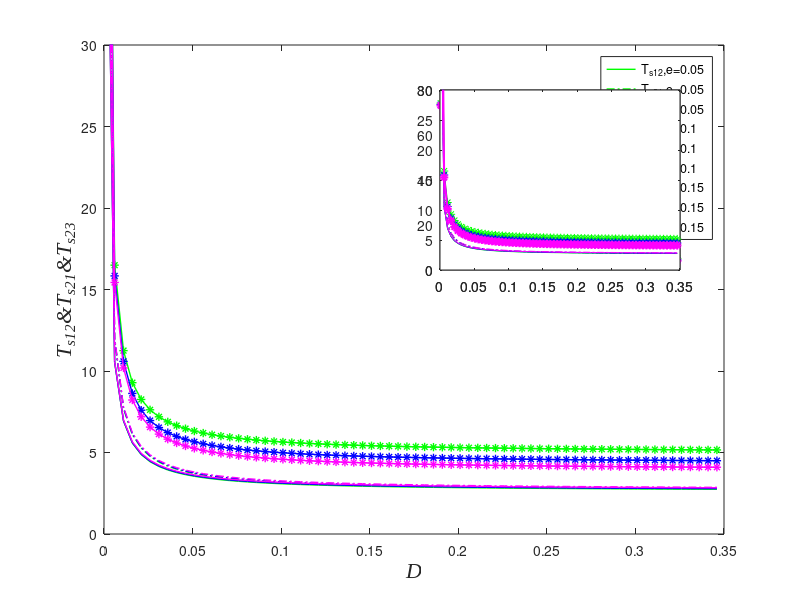

This chart was generated by the following MATLAB code:
clear all;clc;
a1=0.5;b1=1.2;v=0.45;r=1;c=0.005;e=0.05;A=0.3;
xs1=1.95;xs2=0.44;xs4=-xs1;xs3=-xs2;%xs1,xs2>0 (xs1,ys1)(xs2,ys2)是正势阱点  
ys1=0.178;ys2=0.04;ys4=-ys1;ys3=-ys2;
xu1=1.21;xu2=0;xu3=-xu1;%xu1>0;(xu1,yu1)是正势阱点
yu1=0.11;yu2=0;yu3=-yu1;
D=0.001:0.005:0.35;
us1=((1/2).*a1.*((xs1-b1).^2)+v.*exp((-(xs1-b1).^2)./(r.^2)))+(e/2)*ys1.^2+(c/2)*((xs1.^2)+(ys1.^2))-c.*xs1.*ys1;
us2=((1/2).*a1.*((xs2-b1).^2)+v.*exp((-(xs2-b1).^2)./(r.^2)))+(e/2)*ys2.^2+(c/2)*((xs2.^2)+(ys2.^2))-c.*xs2.*ys2;
us4=us1;us3=us2;
uu1=((1/2).*a1.*((xu1-b1).^2)+v.*exp((-(xu1-b1).^2)./(r.^2)))+(e/2)*yu1.^2+(c/2)*((xu1.^2)+(yu1.^2))-c.*xu1.*yu1;
uu2=((1/2).*a1.*((xu2-b1).^2)+v.*exp((-(xu2-b1).^2)./(r.^2)))+(e/2)*yu2.^2+(c/2)*((xu2.^2)+(yu2.^2))-c.*xu2.*yu2;
uu3=uu1;
js1=2*v.*(((r.^2)-2*(xs1-b1).^2)./r.^4).*exp(-((xs1-b1).^2)./r.^2)-a1-e;
js2=2*v.*(((r.^2)-2*(xs1-b1).^2)./r.^4).*exp(-((xs1-b1).^2)./r.^2)-a1-e;
ju1=2*v.*(((r.^2)-2*(xu1-b1).^2)./r.^4).*exp(-((xu1-b1).^2)./r.^2)-a1-e;
ju2=2*v.*(((r.^2)-2*(xu2-b1).^2)./r.^4).*exp(-((xu2-b1).^2)./r.^2)-a1-e;
ls1z=(1/2).*(js1-e-c+sqrt((js1+e+c).^2+4*c.^2));ls1f=(1/2).*(js1-e-c-sqrt((js1+e+c).^2+4*c.^2));%势阱点特征值
ls2z=(1/2).*(js2-e-c+sqrt((js2+e+c).^2+4*c.^2));ls2f=(1/2).*(js2-e-c-sqrt((js2+e+c).^2+4*c.^2));
bu1z=(1/2).*(ju1-e-c+sqrt((ju1+e+c).^2+4*c.^2));bu1f=(1/2).*(ju1-e-c-sqrt((ju1+e+c).^2+4*c.^2));%势垒点特征值
bu2z=(1/2).*(ju2-e-c+sqrt((ju2+e+c).^2+4*c.^2));bu2f=(1/2).*(ju2-e-c-sqrt((ju2+e+c).^2+4*c.^2));
rs12=(1./(2*pi))*sqrt(ls1z.*ls1f.*bu1z./abs(bu1f)).*exp((-1./D).*(uu1-us1));
rs21=(1./(2*pi))*sqrt(ls2z.*ls2f.*bu1z./abs(bu1f)).*exp((-1./D).*(uu1-us2));
rs23=(1./(2*pi))*sqrt(ls2z.*ls2f.*bu2z./abs(bu2f)).*exp((-1./D).*(uu2-us2));
Ts112=log(rs12.^-1);Ts121=log(rs21.^-1);Ts123=log(rs23.^-1);

a1=0.5;b1=1.2;v=0.45;r=1;c=0.005;e=0.1;A=0.3;
xs1=1.95;xs2=0.43;xs4=-xs1;xs3=-xs2;%xs1,xs2>0 (xs1,ys1)(xs2,ys2)是正势阱点  
ys1=0.09;ys2=0.02;ys4=-ys1;ys3=-ys2;
xu1=1.21;xu2=0;xu3=-xu1;%xu1>0;(xu1,yu1)是正势阱点
yu1=0.06;yu2=0;yu3=-yu1;
D=0.001:0.005:0.35;
us1=((1/2).*a1.*((xs1-b1).^2)+v.*exp((-(xs1-b1).^2)./(r.^2)))+(e/2)*ys1.^2+(c/2)*((xs1.^2)+(ys1.^2))-c.*xs1.*ys1;
us2=((1/2).*a1.*((xs2-b1).^2)+v.*exp((-(xs2-b1).^2)./(r.^2)))+(e/2)*ys2.^2+(c/2)*((xs2.^2)+(ys2.^2))-c.*xs2.*ys2;
us4=us1;us3=us2;
uu1=((1/2).*a1.*((xu1-b1).^2)+v.*exp((-(xu1-b1).^2)./(r.^2)))+(e/2)*yu1.^2+(c/2)*((xu1.^2)+(yu1.^2))-c.*xu1.*yu1;
uu2=((1/2).*a1.*((xu2-b1).^2)+v.*exp((-(xu2-b1).^2)./(r.^2)))+(e/2)*yu2.^2+(c/2)*((xu2.^2)+(yu2.^2))-c.*xu2.*yu2;
uu3=uu1;
js1=2*v.*(((r.^2)-2*(xs1-b1).^2)./r.^4).*exp(-((xs1-b1).^2)./r.^2)-a1-e;
js2=2*v.*(((r.^2)-2*(xs1-b1).^2)./r.^4).*exp(-((xs1-b1).^2)./r.^2)-a1-e;
ju1=2*v.*(((r.^2)-2*(xu1-b1).^2)./r.^4).*exp(-((xu1-b1).^2)./r.^2)-a1-e;
ju2=2*v.*(((r.^2)-2*(xu2-b1).^2)./r.^4).*exp(-((xu2-b1).^2)./r.^2)-a1-e;
ls1z=(1/2).*(js1-e-c+sqrt((js1+e+c).^2+4*c.^2));ls1f=(1/2).*(js1-e-c-sqrt((js1+e+c).^2+4*c.^2));%势阱点特征值
ls2z=(1/2).*(js2-e-c+sqrt((js2+e+c).^2+4*c.^2));ls2f=(1/2).*(js2-e-c-sqrt((js2+e+c).^2+4*c.^2));
bu1z=(1/2).*(ju1-e-c+sqrt((ju1+e+c).^2+4*c.^2));bu1f=(1/2).*(ju1-e-c-sqrt((ju1+e+c).^2+4*c.^2));%势垒点特征值
bu2z=(1/2).*(ju2-e-c+sqrt((ju2+e+c).^2+4*c.^2));bu2f=(1/2).*(ju2-e-c-sqrt((ju2+e+c).^2+4*c.^2));
rs12=(1./(2*pi))*sqrt(ls1z.*ls1f.*bu1z./abs(bu1f)).*exp((-1./D).*(uu1-us1));
rs21=(1./(2*pi))*sqrt(ls2z.*ls2f.*bu1z./abs(bu1f)).*exp((-1./D).*(uu1-us2));
rs23=(1./(2*pi))*sqrt(ls2z.*ls2f.*bu2z./abs(bu2f)).*exp((-1./D).*(uu2-us2));
Ts212=log(rs12.^-1);Ts221=log(rs21.^-1);Ts223=log(rs23.^-1);

a1=0.5;b1=1.2;v=0.45;r=1;c=0.005;e=0.15;A=0.3;
xs1=1.95;xs2=0.43;xs4=-xs1;xs3=-xs2;%xs1,xs2>0 (xs1,ys1)(xs2,ys2)是正势阱点  
ys1=0.06;ys2=0.01;ys4=-ys1;ys3=-ys2;
xu1=1.21;xu2=0;xu3=-xu1;%xu1>0;(xu1,yu1)是正势阱点
yu1=0.04;yu2=0;yu3=-yu1;
D=0.001:0.005:0.35;
us1=((1/2).*a1.*((xs1-b1).^2)+v.*exp((-(xs1-b1).^2)./(r.^2)))+(e/2)*ys1.^2+(c/2)*((xs1.^2)+(ys1.^2))-c.*xs1.*ys1;
us2=((1/2).*a1.*((xs2-b1).^2)+v.*exp((-(xs2-b1).^2)./(r.^2)))+(e/2)*ys2.^2+(c/2)*((xs2.^2)+(ys2.^2))-c.*xs2.*ys2;
us4=us1;us3=us2;
uu1=((1/2).*a1.*((xu1-b1).^2)+v.*exp((-(xu1-b1).^2)./(r.^2)))+(e/2)*yu1.^2+(c/2)*((xu1.^2)+(yu1.^2))-c.*xu1.*yu1;
uu2=((1/2).*a1.*((xu2-b1).^2)+v.*exp((-(xu2-b1).^2)./(r.^2)))+(e/2)*yu2.^2+(c/2)*((xu2.^2)+(yu2.^2))-c.*xu2.*yu2;
uu3=uu1;
js1=2*v.*(((r.^2)-2*(xs1-b1).^2)./r.^4).*exp(-((xs1-b1).^2)./r.^2)-a1-e;
js2=2*v.*(((r.^2)-2*(xs1-b1).^2)./r.^4).*exp(-((xs1-b1).^2)./r.^2)-a1-e;
ju1=2*v.*(((r.^2)-2*(xu1-b1).^2)./r.^4).*exp(-((xu1-b1).^2)./r.^2)-a1-e;
ju2=2*v.*(((r.^2)-2*(xu2-b1).^2)./r.^4).*exp(-((xu2-b1).^2)./r.^2)-a1-e;
ls1z=(1/2).*(js1-e-c+sqrt((js1+e+c).^2+4*c.^2));ls1f=(1/2).*(js1-e-c-sqrt((js1+e+c).^2+4*c.^2));%势阱点特征值
ls2z=(1/2).*(js2-e-c+sqrt((js2+e+c).^2+4*c.^2));ls2f=(1/2).*(js2-e-c-sqrt((js2+e+c).^2+4*c.^2));
bu1z=(1/2).*(ju1-e-c+sqrt((ju1+e+c).^2+4*c.^2));bu1f=(1/2).*(ju1-e-c-sqrt((ju1+e+c).^2+4*c.^2));%势垒点特征值
bu2z=(1/2).*(ju2-e-c+sqrt((ju2+e+c).^2+4*c.^2));bu2f=(1/2).*(ju2-e-c-sqrt((ju2+e+c).^2+4*c.^2));
rs12=(1./(2*pi))*sqrt(ls1z.*ls1f.*bu1z./abs(bu1f)).*exp((-1./D).*(uu1-us1));
rs21=(1./(2*pi))*sqrt(ls2z.*ls2f.*bu1z./abs(bu1f)).*exp((-1./D).*(uu1-us2));
rs23=(1./(2*pi))*sqrt(ls2z.*ls2f.*bu2z./abs(bu2f)).*exp((-1./D).*(uu2-us2));
Ts312=log(rs12.^-1);Ts321=log(rs21.^-1);Ts323=log(rs23.^-1);
plot(D,Ts112,'g-','linewidth',1);hold on
plot(D,Ts121,'g-.','linewidth',1);hold on
plot(D,Ts123,'g-*','linewidth',1);hold on
plot(D,Ts212,'b-','linewidth',1);hold on
plot(D,Ts221,'b-.','linewidth',1);hold on
plot(D,Ts223,'b-*','linewidth',1);hold on
plot(D,Ts312,'m-','linewidth',1);hold on
plot(D,Ts321,'m-.','linewidth',1);hold on
plot(D,Ts323,'m-*','linewidth',1);

ylim([0,30])
xlabel('\itD','FontName','Times New Roman','FontSize',15.5);
 ylabel('\itT_{s12}&T_{s21}&T_{s23}','FontName','Times New Roman','FontSize',15.5);
legend('T_{s12},e=0.05','T_{s21},e=0.05','T_{s23},e=0.05','T_{s12},e=0.1','T_{s21},e=0.1','T_{s23},e=0.1','T_{s12},e=0.15','T_{s21},e=0.15','T_{s23},e=0.15')
axes('position',[0.55,0.55,0.3,0.3]); %关键在这句！所画的小图
plot(D,Ts112,'g-',D,Ts121,'g-.',D,Ts123,'g-*',D,Ts212,'b-',D,Ts221,'b-.',D,Ts223,'b-*',D,Ts312,'m-',D,Ts321,'m-.',D,Ts323,'m-*','LineWidth',1.5);
axes('position',[0.55,0.55,0.3,0.3]); %关键在这句！所画的小图
plot(D,Ts112,'g-',D,Ts121,'g-.',D,Ts123,'g-*',D,Ts212,'b-',D,Ts221,'b-.',D,Ts223,'b-*',D,Ts312,'m-',D,Ts321,'m-.',D,Ts323,'m-*','LineWidth',1.5);


ylim([0 30])